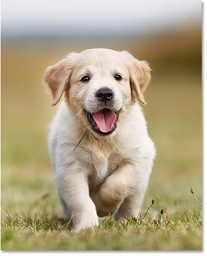
#> input picture 4.jpg, 207 x 256 px, shrunk from 406 x 503 before the run, given in place of 4.jpeg, which was not available
$ python main.py
#> lines starting #> are read from the running program, lines starting #| are printed output that depends on the picture; after the words box and inside, x2 and y2 are one past the last pixel; in counts of white or black regions, pixels touching at a corner belong together; pictures that were not available may be replaced by others from this repository, and a replacement may not be noted
import numpy as np
from skimage.color import rgb2gray
import cv2
import matplotlib.pyplot as plt
from scipy import ndimage
# %matplotlib inline
# reading the input image
image = plt.imread('4.jpeg')
#> image is the input picture: shape (256, 207, 3); mean R, G, B 176.7, 164, 133.7
print(image.shape)
#| (256, 207, 3)
print(plt.imshow(image))
#| AxesImage(shape=(256, 207, 3))
# converting the input image to grayscale
gray = rgb2gray(image)
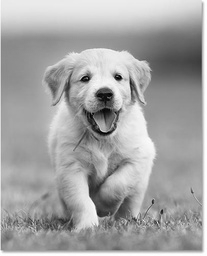
#> gray: shape (256, 207) float64; min 0.00583, max 1, mean 0.645
print(plt.imshow(gray, cmap='gray'))
#| AxesImage(shape=(256, 207))

print(gray.shape)
#| (256, 207)
# take the mean of the pixel values and use that as threshold
gray_r = gray.reshape(gray.shape[0]*gray.shape[1])
for i in range(gray_r.shape[0]):
	if gray_r[i] > gray_r.mean():
		gray_r[i] = 1
	else:
		gray_r[i] = 0

gray = gray_r.reshape(gray.shape[0], gray.shape[1])
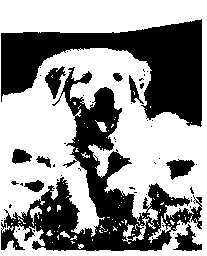
#> gray: shape (256, 207) float64; values 0 (black) and 1 (white), 58.4% white; 54 black regions (44 under 20 px), largest, box (x1, y1, x2, y2) and area: (1, 67, 202, 251) 10648, (1, 19, 202, 127) 9565, (173, 224, 202, 251) 352
print(plt.imshow(gray, cmap='gray'))
#| AxesImage(shape=(256, 207))
# defining multiple thresholds to detect multiple objects
gray = rgb2gray(image)
gray_r = gray.reshape(gray.shape[0]*gray.shape[1])
for i in range(gray_r.shape[0]):
    if gray_r[i] > gray_r.mean():
        gray_r[i] = 3
    elif gray_r[i] > 0.5:
        gray_r[i] = 2
    elif gray_r[i] > 0.25:
        gray_r[i] = 1
    else:
        gray_r[i] = 0
gray = gray_r.reshape(gray.shape[0],gray.shape[1])
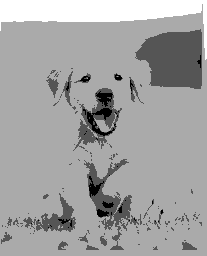
#> gray: shape (256, 207) float64; min 0, max 3, mean 1.91; drawn with min black and max white
plt.imshow(gray, cmap='gray')
# improve processing time for the for loop above
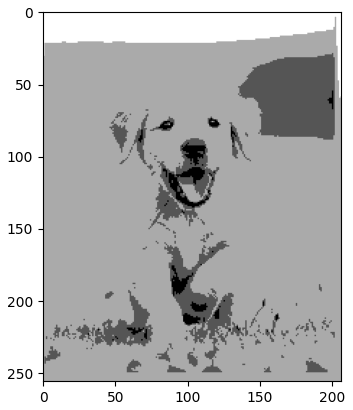
#> figure drawn by matplotlib, 1 panel

$ run again, with 1.jpg copied over 4.jpg
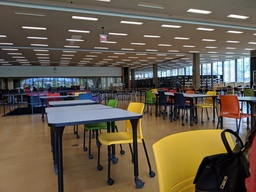
#> input picture 1.jpg, 256 x 192 px, shrunk from 1600 x 1200 before the run, given in place of 4.jpeg, which was not available
#> image is the input picture: shape (192, 256, 3); mean R, G, B 102.8, 91.7, 75.9
#| (192, 256, 3)
#| AxesImage(shape=(192, 256, 3))
#| AxesImage(shape=(192, 256))
#| (192, 256)
#> `gray = gray_r.reshape(gray.shape[0], gray.shape[1])`:
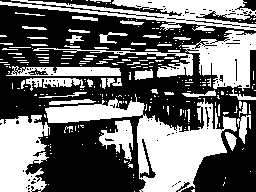
#> gray: shape (192, 256) float64; values 0 (black) and 1 (white), 42.5% white; 264 white regions (213 under 20 px), largest, box (x1, y1, x2, y2) and area: (45, 94, 237, 192) 6328, (0, 0, 256, 31) 3294, (0, 115, 50, 192) 2978
#| AxesImage(shape=(192, 256))
#> `# improve processing time for the for loop above`:
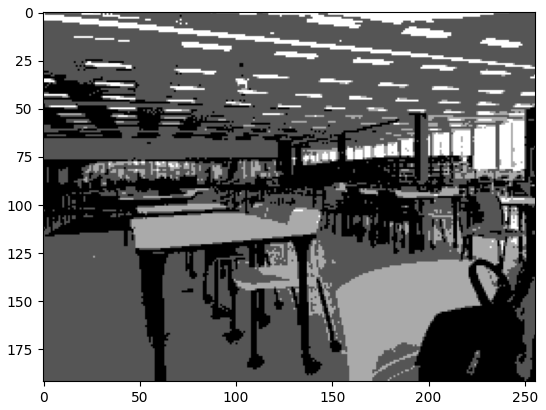
#> figure drawn by matplotlib, 1 panel

$ run again, with 2.jpg copied over 4.jpg
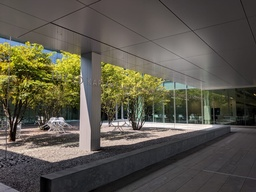
#> input picture 2.jpg, 256 x 192 px, shrunk from 1600 x 1200 before the run, given in place of 4.jpeg, which was not available
#> image is the input picture: shape (192, 256, 3); mean R, G, B 90.8, 87.1, 75.4
#| (192, 256, 3)
#| AxesImage(shape=(192, 256, 3))
#| AxesImage(shape=(192, 256))
#| (192, 256)
#> `gray = gray_r.reshape(gray.shape[0], gray.shape[1])`:
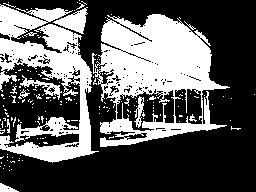
#> gray: shape (192, 256) float64; values 0 (black) and 1 (white), 36% white; 171 white regions (160 under 20 px), largest, box (x1, y1, x2, y2) and area: (92, 14, 230, 147) 9406, (0, 4, 99, 163) 6654, (53, 7, 88, 34) 443
#| AxesImage(shape=(192, 256))
#> `# improve processing time for the for loop above`:
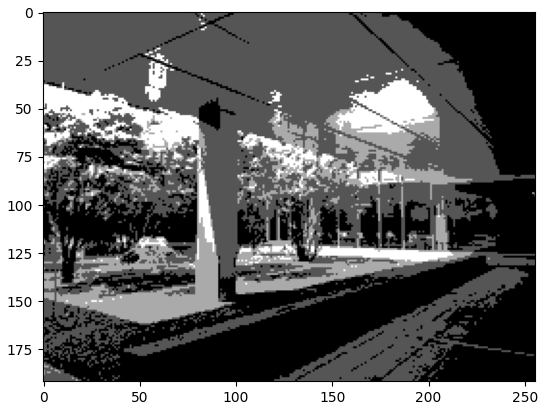
#> figure drawn by matplotlib, 1 panel

$ run again, with 1.jpeg copied over 4.jpg
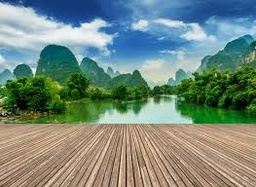
#> input picture 1.jpeg, 256 x 187 px, shrunk from 263 x 192 before the run, given in place of 4.jpeg, which was not available
#> image is the input picture: shape (187, 256, 3); mean R, G, B 117.2, 137.1, 125.6
#| (187, 256, 3)
#| AxesImage(shape=(187, 256, 3))
#| AxesImage(shape=(187, 256))
#| (187, 256)
#> `gray = gray_r.reshape(gray.shape[0], gray.shape[1])`:
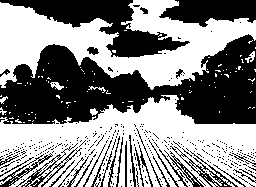
#> gray: shape (187, 256) float64; values 0 (black) and 1 (white), 53.6% white; 363 black regions (329 under 20 px), largest, box (x1, y1, x2, y2) and area: (0, 34, 256, 124) 12773, (0, 0, 190, 58) 3860, (159, 0, 256, 27) 1820
#| AxesImage(shape=(187, 256))
#> `# improve processing time for the for loop above`:
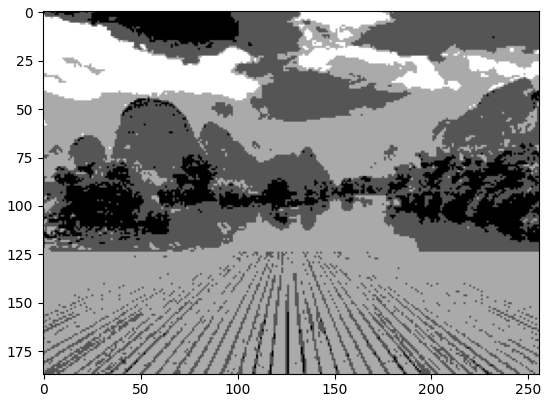
#> figure drawn by matplotlib, 1 panel
